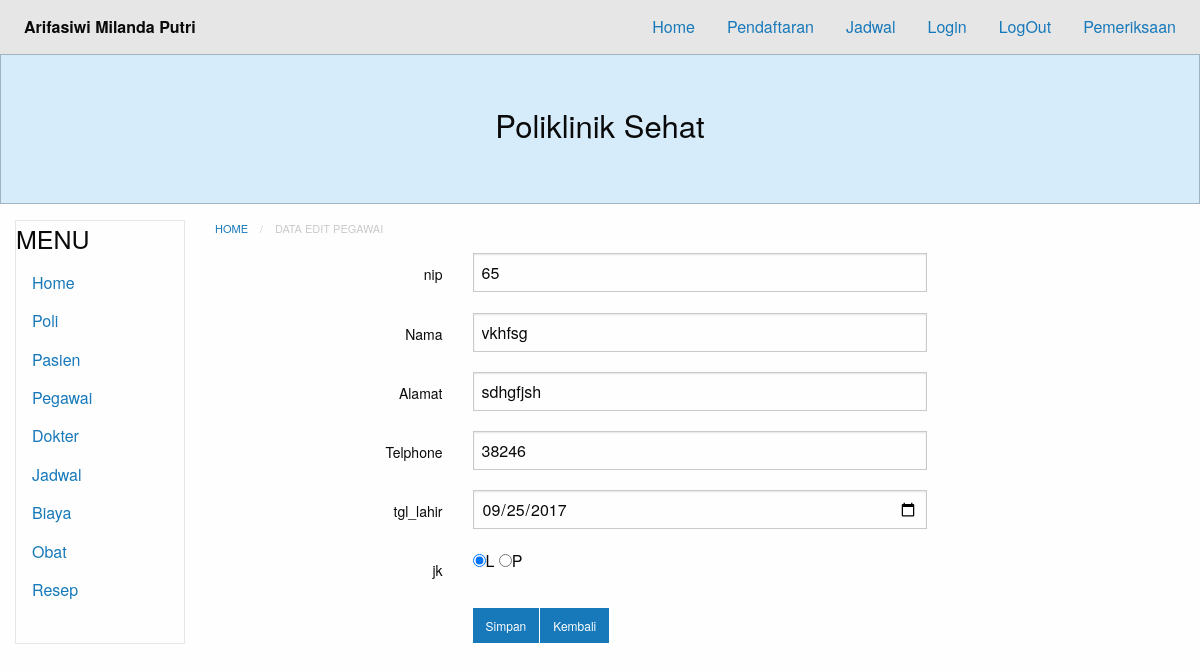
/?module=pegawai-show&id=2, run on an earlier commit of the app's database.
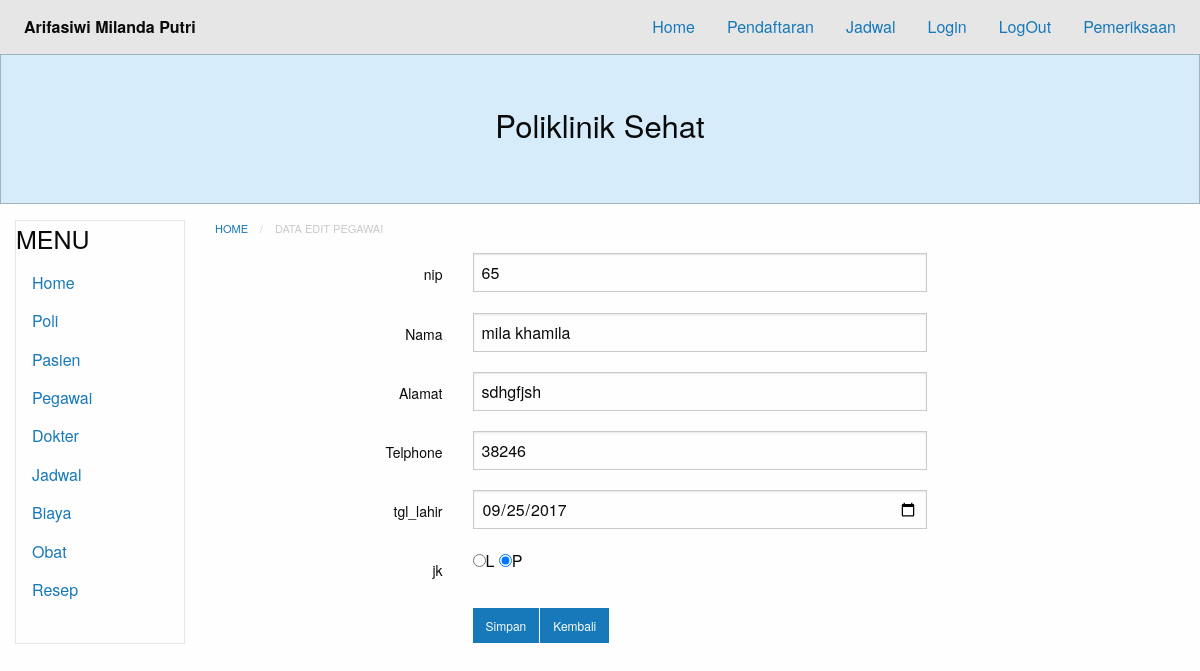
And on a later commit of the database.
### tables this page shows
CREATE TABLE `pegawai` (
  `id` int(11) NOT NULL,
  `nip` varchar(255) DEFAULT NULL,
  `nama` varchar(255) NOT NULL,
  `alamat` varchar(255) NOT NULL,
  `telp` varchar(255) NOT NULL,
  `tgl_lahir` date NOT NULL,
  `jk` varchar(255) NOT NULL
);

### database.php (called while the page is built, shortened)
<?php
class Database {
	private $db_host = "localhost";
	private $db_user = "root";
	private $db_pass = "";
	private $db_name = "07_arifasiwimp_poliklinik";
	var $con = false;
    var $myconn = "";
	var $result = array();
    function __construct() {
        if(!$this->con){
            $this->myconn = new mysqli($this->db_host, $this->db_user, $this->db_pass, $this->db_name);
            if($this->myconn->connect_errno > 0){
                array_push($this->result, $this->myconn->connect_error);
                return false;
            }else{
                $this->myconn->set_charset('utf8');
                $this->con = true;
                return true;
            }
        } else {
            return true;
        }
    }
	public function select($table, $rows = '*', $join = null,$join2 = null,$join3 = null,$join4 = null, $join5 = null, $join6 = null, $where = null, $order = null, $limit = null){
		$q = 'SELECT '.$rows.' FROM '.$table;
        if($where != null){
        	$q .= ' WHERE '.$where;
		}
        if($this->tableExists($table)){
        	$query = $this->myconn->query($q);
			if($query){
				$this->numResults = $query->num_rows;
				for($i = 0; $i < $this->numResults; $i++){
					$r = $query->fetch_array();
                	$key = array_keys($r);
                	for($x = 0; $x < count($key); $x++){
                    	if(!is_int($key[$x])){
                    		if($query->num_rows >= 1){
                    			$this->result[$i][$key[$x]] = $r[$key[$x]];
							}else{
								$this->result[$i][$key[$x]] = null;
							}
						}
					}
				}
				return true;
			}else{
				array_push($this->result, $this->myconn->error);
				return false;
			}
      	}else{
      		return false;
    	}
    }
	private function TableExists($table) {
    	$res = $this->myconn->query('SHOW TABLES LIKE "'.$table.'"');
    	if(isset($res->num_rows)) {
        	return $res->num_rows > 0 ? true : false;
    	} else {
    		array_push($this->result, $table." does not exist in this database");
    		return false;
    	}
	}
    public function getOne(){
        $val = $this->result;
        return $val;
    }
}

### content.php (called while the page is built, shortened)
<?php
$module = empty($_GET['module']) ? 'home' : $_GET['module'];
switch($module) {
    case 'pegawai-show':
        include 'modules/pegawai/pegawai-edit.php';
    break;
}
?>

### modules/pegawai/pegawai-edit.php (the view, shortened to what this page needs)
<?php require_once("database.php");
$id=$_GET['id'];
$db = new Database();
$db->select('pegawai','*','','','','','','', "id=$id");
$res= $db->getOne();
if(count($res) == 0){
  echo "<b>Tidak ada data yang tersedia</b>";
}else{
  foreach ($res as &$r){?>
<nav aria-label="You are here:" role="navigation">
<ul class="breadcrumbs">
  <li>
    <a href="?module=pegawai-edit?">Home</a></li>
  <li class="disabled">Data Edit pegawai</li>
</ul>
</nav>
<form action="" method="post">
  <div class="grid-x grid-padding-x">
    <div class="small-3 cell">
      <label for="nip" class="text-right middle">nip</label>
    </div>
    <div class="small-6 cell">
      <input type="text" name="nip" placeholder="nip" value="<?php echo $r['nip']; ?>" required>
    </div>
  </div>
  <div class="grid-x grid-padding-x">
    <div class="small-3 cell">
      <label for="nama" class="text-right middle">Nama</label>
    </div>
    <div class="small-6 cell">
      <input type="text" name="nama" placeholder="Nama" value="<?php echo $r['nama']; ?>" required>
    </div>
  </div>
  <div class="grid-x grid-padding-x">
    <div class="small-3 cell">
      <label for="alamat" class="text-right middle">Alamat</label>
    </div>
    <div class="small-6 cell">
      <input type="text" name="alamat" placeholder="Alamat" value="<?php echo $r['alamat']; ?>" required>
    </div>
  </div>
  <div class="grid-x grid-padding-x">
    <div class="small-3 cell">
      <label for="telp" class="text-right middle">Telphone</label>
    </div>
    <div class="small-6 cell">
      <input type="text" name="telp" placeholder="Telphone" value="<?php echo $r['telp']; ?>" required>
    </div>
  </div>
  <div class="grid-x grid-padding-x">
    <div class="small-3 cell">
      <label for="tgl_lahir" class="text-right middle">tgl_lahir</label>
    </div>
    <div class="small-6 cell">
      <input type="date" name="tgl_lahir" placeholder="tgl_lahir" value="<?php echo $r['tgl_lahir']; ?>" required>
    </div>
  </div>
  <div class="grid-x grid-padding-x">
    <div class="small-3 cell">
      <label for="jk" class="text-right middle">jk</label>
    </div>
    <div class="small-6 cell">
    <input type="radio" name="jk" <?php echo $r['jk'] == "L" ? "checked": "" ;?> value="L" />L
    <input type="radio" name="jk" <?php echo $r['jk'] == "P" ? "checked": "" ;?> value="P"/>P
    </div>
  </div>
  <div class="grid-x grid-padding-x">
    <div class="small-3 cell">
      <label for="nama" class="text-right middle"></label>
    </div>
    <div class="small-6 cell">
		<div class="small button-group">
  <button class="button" type="submit" name="submit">Simpan</button>
  <a class="button" href='javascript:self.history.back();'>Kembali</a>
</div>
    </div>
  </div>
</form>
<?php
              }
          }
          ?>

What changed in the data, as far as the page shows it:
changed pegawai "sdhgfjsh": nama "vkhfsg" → "mila khamila"; jk "☑" → "☐"; jk "☐" → "☑"
